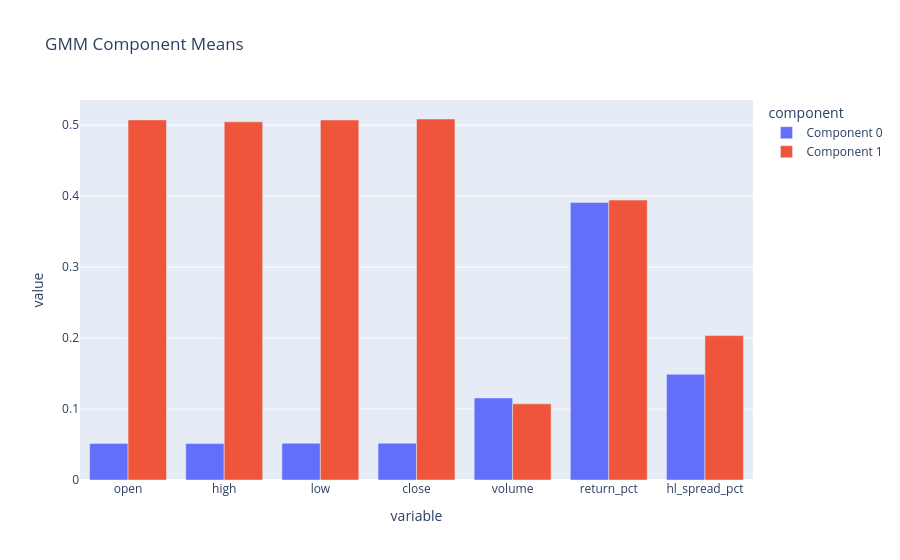

Here is the notebook cell this chart was saved with:
### Code cell
gmm_component_means_df = gmm_component_means_df.reset_index()
gmm_component_means_df.columns = ['component'] + TABULAR_COLS
gmm_component_means_df.head()
gmm_component_means_df =gmm_component_means_df.melt(id_vars='component', value_vars = TABULAR_COLS)
px.bar(gmm_component_means_df, x='variable', y='value', color='component', barmode='group', title="GMM Component Means")

### Figure 1 — Plotly figure (JSON) as saved in the notebook; plotly's stock layout.template omitted (floating-point values rounded to 4 significant figures)
{"data": [{"alignmentgroup": "True", "hovertemplate": "component=Component 0<br>variable=%{x}<br>value=%{y}<extra></extra>", "legendgroup": "Component 0", "marker": {"color": "#636efa", "pattern": {"shape": ""}}, "name": "Component 0", "offsetgroup": "Component 0", "orientation": "v", "showlegend": true, "textposition": "auto", "type": "bar", "x": ["open", "high", "low", "close", "volume", "return_pct", "hl_spread_pct"], "xaxis": "x", "y": [0.0516, 0.05132, 0.05177, 0.05186, 0.1157, 0.3912, 0.1489], "yaxis": "y"}, {"alignmentgroup": "True", "hovertemplate": "component=Component 1<br>variable=%{x}<br>value=%{y}<extra></extra>", "legendgroup": "Component 1", "marker": {"color": "#EF553B", "pattern": {"shape": ""}}, "name": "Component 1", "offsetgroup": "Component 1", "orientation": "v", "showlegend": true, "textposition": "auto", "type": "bar", "x": ["open", "high", "low", "close", "volume", "return_pct", "hl_spread_pct"], "xaxis": "x", "y": [0.5075, 0.5048, 0.5074, 0.5088, 0.1074, 0.3945, 0.2035], "yaxis": "y"}], "layout": {"barmode": "group", "legend": {"title": {"text": "component"}, "tracegroupgap": 0}, "title": {"text": "GMM Component Means"}, "xaxis": {"anchor": "y", "domain": [0, 1], "title": {"text": "variable"}}, "yaxis": {"anchor": "x", "domain": [0, 1], "title": {"text": "value"}}}}
